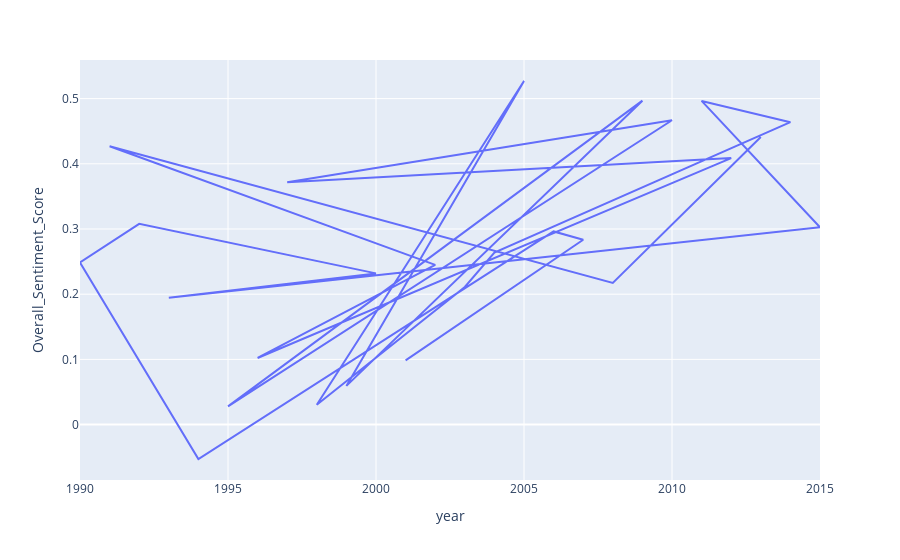

Write notebook code for a chart like this one.
### Code cell
px.line(pak, x='year', y='Overall_Sentiment_Score', )

### Figure 1 — Plotly figure (JSON) as saved in the notebook; plotly's stock layout.template omitted (floating-point values rounded to 4 significant figures)
{"data": [{"hovertemplate": "year=%{x}<br>Overall_Sentiment_Score=%{y}<extra></extra>", "legendgroup": "", "line": {"color": "#636efa", "dash": "solid"}, "marker": {"symbol": "circle"}, "mode": "lines", "name": "", "orientation": "v", "showlegend": false, "type": "scatter", "x": [2013, 2008, 1991, 2002, 1996, 2012, 1997, 2010, 1995, 2009, 1999, 2005, 1998, 2003, 2004, 2014, 2011, 2015, 1993, 2000, 1992, 1990, 1994, 2006, 2007, 2001], "xaxis": "x", "y": [0.441, 0.2172, 0.4269, 0.245, 0.1022, 0.4088, 0.3716, 0.4668, 0.02802, 0.4968, 0.05939, 0.527, 0.0304, 0.211, 0.2638, 0.4638, 0.4964, 0.3028, 0.1946, 0.2319, 0.308, 0.2487, -0.05276, 0.2963, 0.2836, 0.09849], "yaxis": "y"}], "layout": {"legend": {"tracegroupgap": 0}, "margin": {"t": 60}, "xaxis": {"anchor": "y", "domain": [0, 1], "title": {"text": "year"}}, "yaxis": {"anchor": "x", "domain": [0, 1], "title": {"text": "Overall_Sentiment_Score"}}}}
